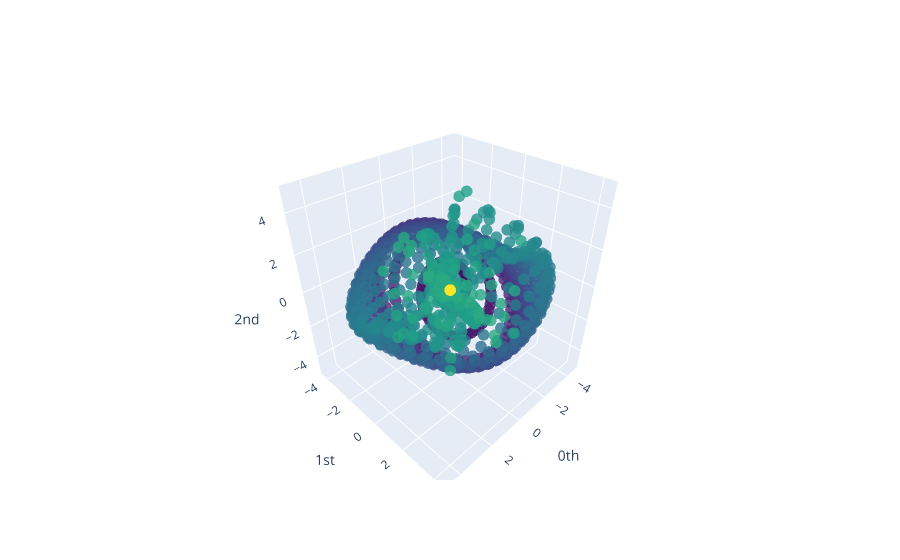

Source (notebook cell):
### Code cell
from sklearn.decomposition import PCA
from gtda.plotting import plot_point_cloud

pca = PCA(n_components=3)
y_gw_embedded_pca = pca.fit_transform(y_gw_embedded)

plot_point_cloud(y_gw_embedded_pca)

### Figure 1 — Plotly figure (JSON) as saved in the notebook; plotly's stock layout.template omitted (floating-point values rounded to 4 significant figures; data arrays with more than 128 entries replaced by an {"elided": "..."} marker saying what was removed)
{"data": [{"marker": {"color": {"elided": "1569 int values"}, "colorscale": [[0, "#440154"], [0.1111, "#482878"], [0.2222, "#3e4989"], [0.3333, "#31688e"], [0.4444, "#26828e"], [0.5556, "#1f9e89"], [0.6667, "#35b779"], [0.7778, "#6ece58"], [0.8889, "#b5de2b"], [1, "#fde725"]], "opacity": 0.8, "size": 4}, "mode": "markers", "type": "scatter3d", "x": {"elided": "1569 float values"}, "y": {"elided": "1569 float values"}, "z": {"elided": "1569 float values"}}], "layout": {"scene": {"xaxis": {"exponentformat": "e", "showexponent": "all", "title": {"text": "0th"}, "type": "linear"}, "yaxis": {"exponentformat": "e", "showexponent": "all", "title": {"text": "1st"}, "type": "linear"}, "zaxis": {"exponentformat": "e", "showexponent": "all", "title": {"text": "2nd"}, "type": "linear"}}}}
